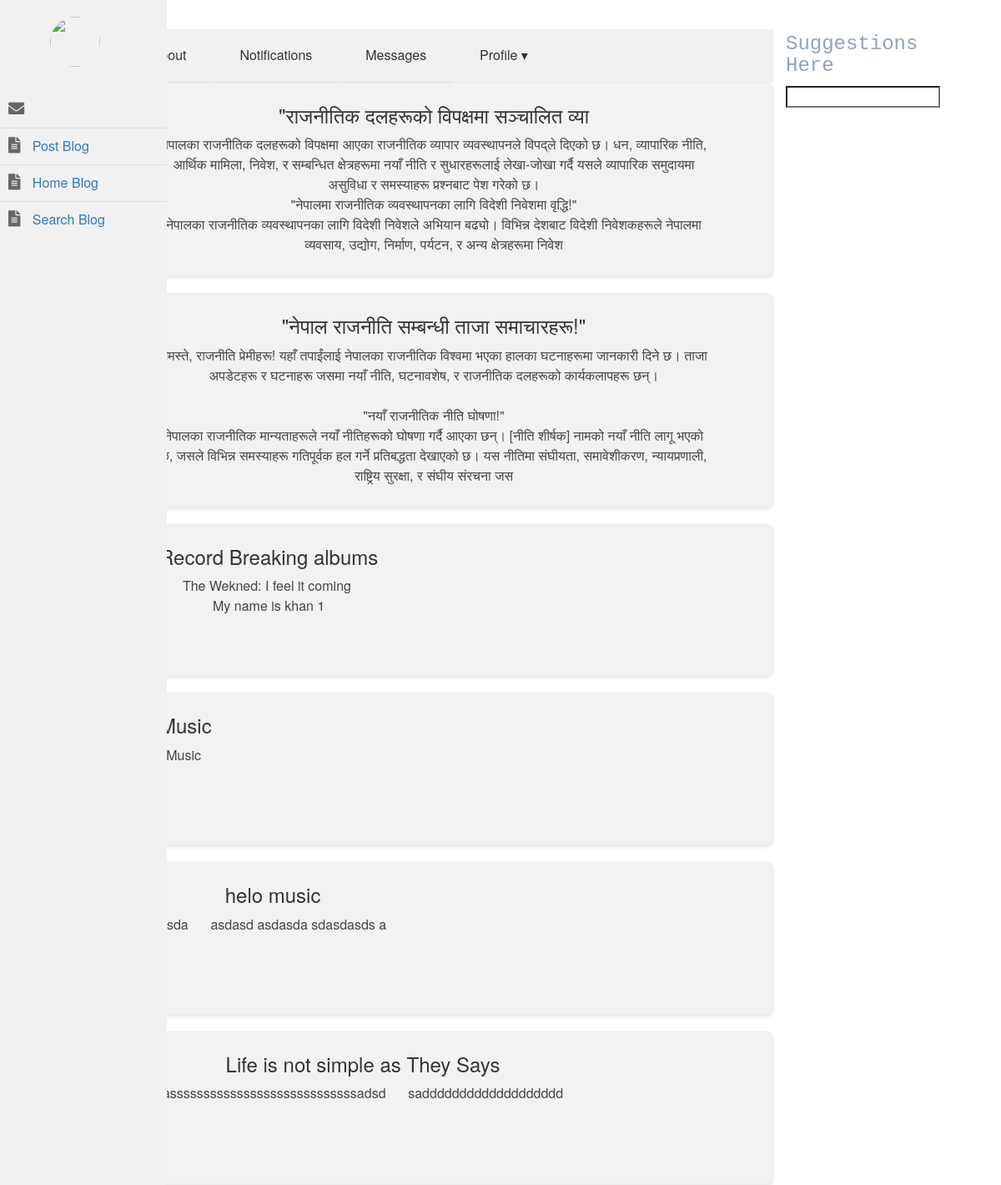
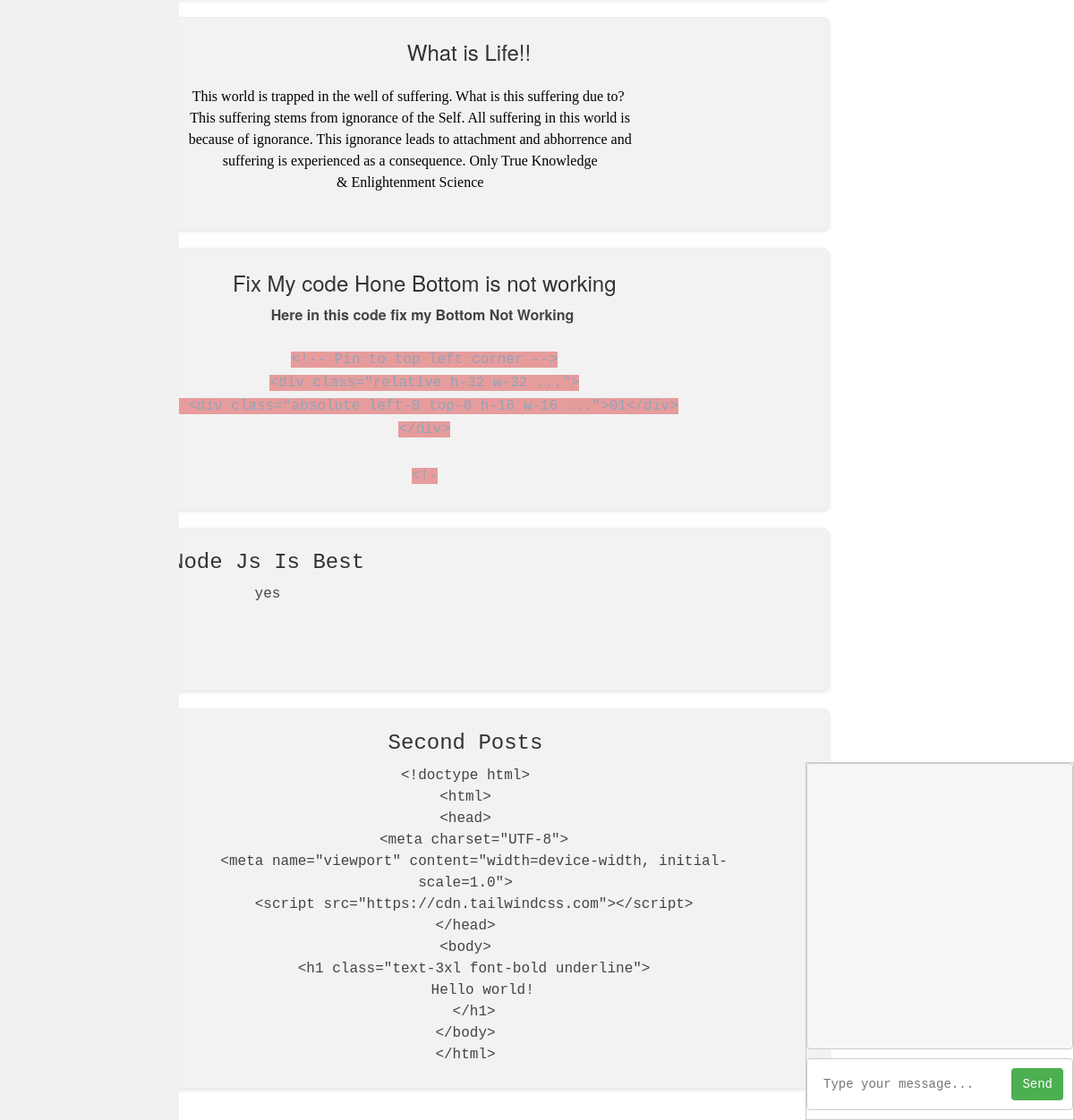
Screenshot of /Blog/home.php with the database file from the repository (2 pictures, top to bottom).
### tables this page shows
CREATE TABLE `community` (
  `id` int(10) NOT NULL,
  `title` varchar(40) NOT NULL,
  `contents` varchar(500) NOT NULL,
  `images` varchar(255) NOT NULL,
  `username` varchar(20) NOT NULL,
  `p_p` varchar(100) NOT NULL,
  `tags` varchar(250) NOT NULL,
  `timestamp` timestamp NOT NULL DEFAULT current_timestamp() ON UPDATE current_timestamp()
);

### Blog/home.php (the view, shortened to what this page needs)
<!DOCTYPE html>
<html lang="en">
<head>
</head>
<body>
    <div class="container">
        <div class="sidenav">
            <?php include 'include/sidenav.php' ?>
        </div>
        <div class="contents">
            <nav>
  <ul>
    <li><a href="../home.php">Home</a></li>
    <li><a href="about.php">About</a></li>
    <li><a href="notifications.php">Notifications</a></li>
    <li><a href="messages.php">Messages</a></li>
    <li class="dropdown">
      <a href="#" class="dropbtn">Profile &#9662;</a>
    </li>
  </ul>
</nav>
            <?php $conn = mysqli_connect('localhost', 'root', '', 'chat_app_db');
            $sql = "SELECT community.id as cid, community.contents as contents , community.username,community.title as title, users.name as name , users.lastname as lastname, users.p_p as profile
               FROM community
               LEFT JOIN users ON users.username = community.username ORDER BY community.id DESC
";
            $result = mysqli_query($conn, $sql);
            while ($row = mysqli_fetch_assoc($result)) {
                $contents =  $row['contents'];
                $name = $row['name'];
                $cid = $row['cid'];
                $title = $row['title'];
                $lastname = $row['lastname'];
            ?>
               <a href="singlepost.php?cid=<?php echo $cid; ?>">
  <div class="blogs">
                    <div class="profile">
                        <h5> <?php echo $name ?> </h5>
                        <h5> <?php echo $lastname ?> </h5>
                    </div>
                    <div class="contents" id="shoee">
                        <h1> <?php echo $title ?> </h1>
                        <p><?php echo $contents ?></p>
                    </div>
                </div>
                </a>
            <?php
            }
            ?>
        </div>
        <div class="">
            <h3> Suggestions Here </h3>
            <div>
                <input type="search" id="search-input">
            </div>
            <div id="chat-container">
                <div id="chat-messages"></div>
                <form id="chat-form">
                    <input type="text" id="chat-message" name="message" placeholder="Type your message...">
                    <button type="submit">Send</button>
                </form>
            </div>
        </div>
</body>
</html>

### Blog/include/sidenav.php (style rules this page uses)
.profile { text-align: center; padding: 20px; }
ul { list-style-type: none; padding: 0; margin: 0; }
li { padding: 10px; font-size: 0.9em; color: #333; border-bottom: 1px solid #ddd; font-weight: 500; font-size: medium; color: #605f5f; }
li:last-child { border-bottom: none; }

### Blog/home.php (style rules this page uses)
nav ul { list-style-type: none; margin: 0; padding: 0; background-color: #f1f1f1; }
nav li { display: inline-block; }
nav li a { display: block; padding: 10px 20px; text-decoration: none; color: #333; }
.container { display: flex; }
.contents { padding: 15px; max-width: 80%; }
.blogs { display: flex; background-color: #f2f2f2; padding: 2px; margin-bottom: 10px; box-shadow: 0 2px 4px rgba(0, 0, 0, 0.1); border-radius: 8px; text-align: center; color: #333; }
.blogs { display: flex; margin-bottom: 20px; padding: 10px; border: 1px solid #eee; text-decoration: none; }
.blogs p { text-decoration: none; }
.profile { margin-right: 20px; }
.contents h1 { margin: 0 0 10px; font-size: 24px; }
.contents p { margin: 0; font-size: 16px; color: #444; line-height: 1.5; }
#chat-container { position: fixed; bottom: 0; right: 0; width: 300px; height: 400px; border: 1px solid #ccc; overflow-y: scroll; }
#chat-messages { height: 320px; padding: 10px; overflow: auto; background-color: #f6f6f6; border: 1px solid #ccc; border-radius: 4px; margin-bottom: 10px; }
#chat-form { display: flex; padding: 10px; background-color: #fff; border: 1px solid #ccc; border-radius: 4px; }
#chat-form input[type=text] { flex: 1; margin-right: 10px; padding: 8px; border: none; border-radius: 4px; font-size: 14px; }
#chat-form button[type=submit] { padding: 8px 12px; background-color: #4CAF50; color: #fff; border: none; border-radius: 4px; cursor: pointer; font-size: 14px; }

### rows the page displays
community: title "\"राजनीतिक दलहरूको विपक्षमा सञ्चालित व्या", contents "नेपालका राजनीतिक दलहरूको विपक्षमा आएका राजनीतिक व्यापार व्यवस्थापनले विपद्ले दिएको छ। धन, व्यापारिक नीति, आर्थिक मामिला, निवेश, र सम्बन्धित क्षेत्रहरूमा नयाँ नीति र सुधारहरूलाई लेखा-जोखा गर्दै यसले व्यापारिक समुदायमा असुविधा र समस्याहरू प्रश्नबाट पेश गरेको छ। \"नेपालमा राजनीतिक व्यवस्थापनका लागि विदेशी निवेशमा वृद्धि!\" नेपालका राजनीतिक व्यवस्थापनका लागि विदेशी निवेशले अभियान बढ्यो। विभिन्न देशबाट विदेशी निवेशकहरूले नेपालमा व्यवसाय, उद्योग, निर्माण, पर्यटन, र अन्य क्षेत्रहरूमा निवेश"
community: title "\"नेपाल राजनीति सम्बन्धी ताजा समाचारहरू!\"", contents "नमस्ते, राजनीति प्रेमीहरू! यहाँ तपाईंलाई नेपालका राजनीतिक विश्वमा भएका हालका घटनाहरूमा जानकारी दिने छ। ताजा अपडेटहरू र घटनाहरू जसमा नयाँ नीति, घटनावशेष, र राजनीतिक दलहरूको कार्यकलापहरू छन्। \"नयाँ राजनीतिक नीति घोषणा!\" नेपालका राजनीतिक मान्यताहरूले नयाँ नीतिहरूको घोषणा गर्दै आएका छन्। [नीति शीर्षक] नामको नयाँ नीति लागू भएको छ, जसले विभिन्न समस्याहरू गतिपूर्वक हल गर्ने प्रतिबद्धता देखाएको छ। यस नीतिमा संघीयता, समावेशीकरण, न्यायप्रणाली, राष्ट्रिय सुरक्षा, र संघीय संरचना जस"
community: title "Record Breaking albums", contents "The Wekned: I feel it coming My name is khan 1"
community: title "Music", contents "Music"
community: title "helo music", contents "asda asdasd asdasda sdasdasds a"
community: title "Life is not simple as They Says", contents "assssssssssssssssssssssssssssadsd saddddddddddddddddddd"
community: title "What is Life!!", contents "This world is trapped in the well of suffering. What is this suffering due to? This suffering stems from ignorance of the Self. All suffering in this world is because of ignorance. This ignorance leads to attachment and abhorrence and suffering is experienced as a consequence. Only True Knowledge & Enlightenment Science"
community: title "Fix My code Hone Bottom is not working", contents "Here in this code fix my Bottom Not Working <!-- Pin to top left corner --> <div class=\"relative h-32 w-32 ...\"> <div class=\"absolute left-0 top-0 h-16 w-16 ...\">01</div> </div> <!-"
community: title "Node Js Is Best", contents "yes"
community: title "Second Posts", contents "<!doctype html> <html> <head> <meta charset=\"UTF-8\"> <meta name=\"viewport\" content=\"width=device-width, initial-scale=1.0\"> <script src=\"https://cdn.tailwindcss.com\"></script> </head> <body> <h1 class=\"text-3xl font-bold underline\"> Hello world! </h1> </body> </html>"
